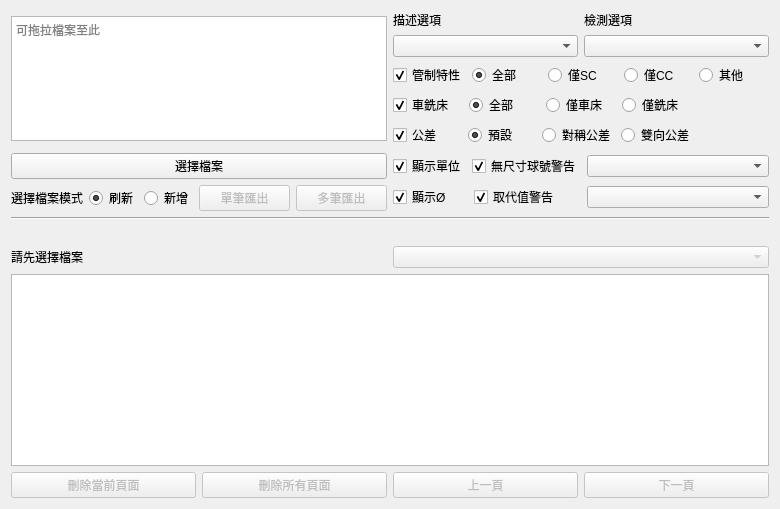
      <widget class="QWidget" name="tab">
       <attribute name="title">
        <string>圖面轉球號</string>
       </attribute>
       <layout class="QGridLayout" name="gridLayout_4">
        <item row="0" column="0" rowspan="4">
         <widget class="FileDropPlainTextEdit" name="fileDrag_plainTextEdit">
          <property name="sizePolicy">
           <sizepolicy hsizetype="Preferred" vsizetype="Fixed">
            <horstretch>0</horstretch>
            <verstretch>0</verstretch>
           </sizepolicy>
          </property>
          <property name="minimumSize">
           <size>
            <width>376</width>
            <height>0</height>
           </size>
          </property>
          <property name="maximumSize">
           <size>
            <width>16777215</width>
            <height>125</height>
           </size>
          </property>
          <property name="placeholderText">
           <string>可拖拉檔案至此</string>
          </property>
         </widget>
        </item>
        <item row="0" column="1">
         <layout class="QGridLayout" name="gridLayout">
          <item row="0" column="1">
           <widget class="QLabel" name="label">
            <property name="text">
             <string>描述選項</string>
            </property>
           </widget>
          </item>
          <item row="0" column="2">
           <widget class="QLabel" name="label_2">
            <property name="text">
             <string>檢測選項</string>
            </property>
           </widget>
          </item>
          <item row="1" column="1">
           <widget class="QComboBox" name="description_comboBox"/>
          </item>
          <item row="1" column="2">
           <widget class="QComboBox" name="measurement_comboBox">
            <property name="currentIndex">
             <number>-1</number>
            </property>
           </widget>
          </item>
         </layout>
        </item>
        <item row="1" column="1">
         <layout class="QHBoxLayout" name="horizontalLayout_4">
          <item>
           <widget class="QCheckBox" name="characteristic_checkBox">
            <property name="sizePolicy">
             <sizepolicy hsizetype="Minimum" vsizetype="Fixed">
              <horstretch>0</horstretch>
              <verstretch>0</verstretch>
             </sizepolicy>
            </property>
            <property name="text">
             <string>管制特性</string>
            </property>
            <property name="checked">
             <bool>true</bool>
            </property>
           </widget>
          </item>
          <item>
           <widget class="QRadioButton" name="characteristicAll_radioButton">
            <property name="enabled">
             <bool>true</bool>
            </property>
            <property name="text">
             <string>全部</string>
            </property>
            <property name="checkable">
             <bool>true</bool>
            </property>
            <property name="checked">
             <bool>true</bool>
            </property>
            <attribute name="buttonGroup">
             <string notr="true">characteristic_buttonGroup</string>
            </attribute>
           </widget>
          </item>
          <item>
           <widget class="QRadioButton" name="characteristicSC_radioButton">
            <property name="enabled">
             <bool>true</bool>
            </property>
            <property name="text">
             <string>僅SC</string>
            </property>
            <property name="checkable">
             <bool>true</bool>
            </property>
            <attribute name="buttonGroup">
             <string notr="true">characteristic_buttonGroup</string>
            </attribute>
           </widget>
          </item>
          <item>
           <widget class="QRadioButton" name="characteristicCC_radioButton">
            <property name="enabled">
             <bool>true</bool>
            </property>
            <property name="text">
             <string>僅CC</string>
            </property>
            <property name="checkable">
             <bool>true</bool>
            </property>
            <attribute name="buttonGroup">
             <string notr="true">characteristic_buttonGroup</string>
            </attribute>
           </widget>
          </item>
          <item>
           <widget class="QRadioButton" name="characteristicOther_radioButton">
            <property name="enabled">
             <bool>true</bool>
            </property>
            <property name="text">
             <string>其他</string>
            </property>
            <property name="checkable">
             <bool>true</bool>
            </property>
            <attribute name="buttonGroup">
             <string notr="true">characteristic_buttonGroup</string>
            </attribute>
           </widget>
          </item>
         </layout>
        </item>
        <item row="2" column="1">
         <layout class="QHBoxLayout" name="horizontalLayout">
          <item>
           <widget class="QCheckBox" name="CNC_checkBox">
            <property name="sizePolicy">
             <sizepolicy hsizetype="Minimum" vsizetype="Fixed">
              <horstretch>0</horstretch>
              <verstretch>0</verstretch>
             </sizepolicy>
            </property>
            <property name="minimumSize">
             <size>
              <width>0</width>
              <height>0</height>
             </size>
            </property>
            <property name="maximumSize">
             <size>
              <width>16777215</width>
              <height>16777215</height>
             </size>
            </property>
            <property name="text">
             <string>車銑床</string>
            </property>
            <property name="checkable">
             <bool>true</bool>
            </property>
            <property name="checked">
             <bool>true</bool>
            </property>
            <property name="tristate">
             <bool>false</bool>
            </property>
           </widget>
          </item>
          <item>
           <widget class="QRadioButton" name="CNC_All_radioButton">
            <property name="enabled">
             <bool>true</bool>
            </property>
            <property name="text">
             <string>全部</string>
            </property>
            <property name="checkable">
             <bool>true</bool>
            </property>
            <property name="checked">
             <bool>true</bool>
            </property>
            <attribute name="buttonGroup">
             <string notr="true">CNC_buttonGroup</string>
            </attribute>
           </widget>
          </item>
          <item>
           <widget class="QRadioButton" name="CNC_Turning_radioButton">
            <property name="enabled">
             <bool>true</bool>
            </property>
            <property name="text">
             <string>僅車床</string>
            </property>
            <property name="checkable">
             <bool>true</bool>
            </property>
            <attribute name="buttonGroup">
             <string notr="true">CNC_buttonGroup</string>
            </attribute>
           </widget>
          </item>
          <item>
           <widget class="QRadioButton" name="CNC_Milling_radioButton">
            <property name="enabled">
             <bool>true</bool>
            </property>
            <property name="text">
             <string>僅銑床</string>
            </property>
            <property name="checkable">
             <bool>true</bool>
            </property>
            <attribute name="buttonGroup">
             <string notr="true">CNC_buttonGroup</string>
            </attribute>
           </widget>
          </item>
          <item>
           <widget class="QLabel" name="label_7">
            <property name="text">
             <string/>
            </property>
           </widget>
          </item>
         </layout>
        </item>
        <item row="3" column="1">
         <layout class="QHBoxLayout" name="horizontalLayout_9">
          <item>
           <widget class="QCheckBox" name="tolerance_checkBox">
            <property name="sizePolicy">
             <sizepolicy hsizetype="Minimum" vsizetype="Fixed">
              <horstretch>0</horstretch>
              <verstretch>0</verstretch>
             </sizepolicy>
            </property>
            <property name="maximumSize">
             <size>
              <width>16777215</width>
              <height>16777215</height>
             </size>
            </property>
            <property name="text">
             <string>公差</string>
            </property>
            <property name="checked">
             <bool>true</bool>
            </property>
           </widget>
          </item>
          <item>
           <widget class="QRadioButton" name="toleranceTypeDefault_radioButton">
            <property name="text">
             <string>預設</string>
            </property>
            <property name="checked">
             <bool>true</bool>
            </property>
            <attribute name="buttonGroup">
             <string notr="true">toleranceType_buttonGroup</string>
            </attribute>
           </widget>
          </item>
          <item>
           <widget class="QRadioButton" name="toleranceTypeSymmetric_radioButton">
            <property name="text">
             <string>對稱公差</string>
            </property>
            <attribute name="buttonGroup">
             <string notr="true">toleranceType_buttonGroup</string>
            </attribute>
           </widget>
          </item>
          <item>
           <widget class="QRadioButton" name="toleranceTypeBi_radioButton">
            <property name="text">
             <string>雙向公差</string>
            </property>
            <attribute name="buttonGroup">
             <string notr="true">toleranceType_buttonGroup</string>
            </attribute>
           </widget>
          </item>
          <item>
           <widget class="QLabel" name="label_8">
            <property name="text">
             <string/>
            </property>
           </widget>
          </item>
         </layout>
        </item>
        <item row="4" column="0">
         <layout class="QVBoxLayout" name="verticalLayout">
          <item>
           <widget class="QPushButton" name="fileChoose_pushButton">
            <property name="text">
             <string>選擇檔案</string>
            </property>
           </widget>
          </item>
          <item>
           <layout class="QHBoxLayout" name="horizontalLayout_6">
            <item>
             <layout class="QHBoxLayout" name="horizontalLayout_7">
              <item>
               <widget class="QLabel" name="label_6">
                <property name="text">
                 <string>選擇檔案模式</string>
                </property>
               </widget>
              </item>
              <item>
               <widget class="QRadioButton" name="fileChooseModeRefresh_radioButton">
                <property name="text">
                 <string>刷新</string>
                </property>
                <property name="checked">
                 <bool>true</bool>
                </property>
                <attribute name="buttonGroup">
                 <string notr="true">fileChooseMode_buttonGroup</string>
                </attribute>
               </widget>
              </item>
              <item>
               <widget class="QRadioButton" name="fileChooseModeAppend_radioButton">
                <property name="text">
                 <string>新增</string>
                </property>
                <attribute name="buttonGroup">
                 <string notr="true">fileChooseMode_buttonGroup</string>
                </attribute>
               </widget>
              </item>
             </layout>
            </item>
            <item>
             <widget class="QPushButton" name="exportPresentTable_pushButton">
              <property name="enabled">
               <bool>false</bool>
              </property>
              <property name="text">
               <string>單筆匯出</string>
              </property>
             </widget>
            </item>
            <item>
             <widget class="QPushButton" name="exportAllTable_pushButton">
              <property name="enabled">
               <bool>false</bool>
              </property>
              <property name="text">
               <string>多筆匯出</string>
              </property>
             </widget>
            </item>
           </layout>
          </item>
         </layout>
        </item>
        <item row="4" column="1">
         <layout class="QGridLayout" name="gridLayout_2">
          <item row="0" column="0">
           <layout class="QHBoxLayout" name="horizontalLayout_5">
            <item>
             <widget class="QCheckBox" name="unit_checkBox">
              <property name="sizePolicy">
               <sizepolicy hsizetype="Minimum" vsizetype="Fixed">
                <horstretch>0</horstretch>
                <verstretch>0</verstretch>
               </sizepolicy>
              </property>
              <property name="text">
               <string>顯示單位</string>
              </property>
              <property name="checked">
               <bool>true</bool>
              </property>
             </widget>
            </item>
            <item>
             <widget class="QCheckBox" name="exrtraBallNoWarning_checkBox">
              <property name="sizePolicy">
               <sizepolicy hsizetype="Minimum" vsizetype="Fixed">
                <horstretch>0</horstretch>
                <verstretch>0</verstretch>
               </sizepolicy>
              </property>
              <property name="text">
               <string>無尺寸球號警告</string>
              </property>
              <property name="checked">
               <bool>true</bool>
              </property>
             </widget>
            </item>
           </layout>
          </item>
          <item row="1" column="0">
           <layout class="QHBoxLayout" name="horizontalLayout_8">
            <item>
             <widget class="QCheckBox" name="Phi_checkBox">
              <property name="sizePolicy">
               <sizepolicy hsizetype="Minimum" vsizetype="Fixed">
                <horstretch>0</horstretch>
                <verstretch>0</verstretch>
               </sizepolicy>
              </property>
              <property name="minimumSize">
               <size>
                <width>0</width>
                <height>0</height>
               </size>
              </property>
              <property name="text">
               <string>顯示Ø</string>
              </property>
              <property name="checked">
               <bool>true</bool>
              </property>
             </widget>
            </item>
            <item>
             <widget class="QCheckBox" name="replaceValueWarning_checkBox">
              <property name="sizePolicy">
               <sizepolicy hsizetype="Minimum" vsizetype="Fixed">
                <horstretch>0</horstretch>
                <verstretch>0</verstretch>
               </sizepolicy>
              </property>
              <property name="minimumSize">
               <size>
                <width>107</width>
                <height>0</height>
               </size>
              </property>
              <property name="text">
               <string>取代值警告</string>
              </property>
              <property name="checked">
               <bool>true</bool>
              </property>
             </widget>
            </item>
           </layout>
          </item>
          <item row="0" column="1">
           <widget class="QComboBox" name="extraBall_comboBox"/>
          </item>
          <item row="1" column="1">
           <widget class="QComboBox" name="replaceValue_comboBox"/>
          </item>
         </layout>
        </item>
        <item row="5" column="0" colspan="2">
         <widget class="Line" name="line">
          <property name="orientation">
           <enum>Qt::Orientation::Horizontal</enum>
          </property>
         </widget>
        </item>
        <item row="6" column="0">
         <spacer name="horizontalSpacer">
          <property name="orientation">
           <enum>Qt::Orientation::Horizontal</enum>
          </property>
          <property name="sizeHint" stdset="0">
           <size>
            <width>40</width>
            <height>20</height>
           </size>
          </property>
         </spacer>
        </item>
        <item row="6" column="1">
         <spacer name="horizontalSpacer_2">
          <property name="orientation">
           <enum>Qt::Orientation::Horizontal</enum>
          </property>
          <property name="sizeHint" stdset="0">
           <size>
            <width>40</width>
            <height>20</height>
           </size>
          </property>
         </spacer>
        </item>
        <item row="7" column="0">
         <widget class="QLabel" name="tableList_label">
          <property name="sizePolicy">
           <sizepolicy hsizetype="Preferred" vsizetype="Preferred">
            <horstretch>0</horstretch>
            <verstretch>0</verstretch>
           </sizepolicy>
          </property>
          <property name="text">
           <string>請先選擇檔案</string>
          </property>
          <property name="wordWrap">
           <bool>true</bool>
          </property>
         </widget>
        </item>
        <item row="7" column="1">
         <widget class="QComboBox" name="tableListChoose_comboBox">
          <property name="enabled">
           <bool>false</bool>
          </property>
          <property name="sizePolicy">
           <sizepolicy hsizetype="Preferred" vsizetype="Minimum">
            <horstretch>0</horstretch>
            <verstretch>0</verstretch>
           </sizepolicy>
          </property>
          <property name="minimumSize">
           <size>
            <width>376</width>
            <height>0</height>
           </size>
          </property>
          <property name="editable">
           <bool>false</bool>
          </property>
          <property name="currentIndex">
           <number>-1</number>
          </property>
         </widget>
        </item>
        <item row="8" column="0" colspan="2">
         <widget class="CopyableTableView" name="ballNoTable_tableView">
          <property name="editTriggers">
           <set>QAbstractItemView::EditTrigger::NoEditTriggers</set>
          </property>
         </widget>
        </item>
        <item row="9" column="0" colspan="2">
         <layout class="QHBoxLayout" name="horizontalLayout_12">
          <item>
           <widget class="QPushButton" name="deletePresentTable_pushButton">
            <property name="enabled">
             <bool>false</bool>
            </property>
            <property name="text">
             <string>刪除當前頁面</string>
            </property>
           </widget>
          </item>
          <item>
           <widget class="QPushButton" name="deleteAllTable_pushButton">
            <property name="enabled">
             <bool>false</bool>
            </property>
            <property name="text">
             <string>刪除所有頁面</string>
            </property>
           </widget>
          </item>
          <item>
           <widget class="QPushButton" name="lastTable_pushButton">
            <property name="enabled">
             <bool>false</bool>
            </property>
            <property name="text">
             <string>上一頁</string>
            </property>
            <property name="checkable">
             <bool>false</bool>
            </property>
           </widget>
          </item>
          <item>
           <widget class="QPushButton" name="nextTable_pushButton">
            <property name="enabled">
             <bool>false</bool>
            </property>
            <property name="text">
             <string>下一頁</string>
            </property>
           </widget>
          </item>
         </layout>
        </item>
       </layout>
      </widget>
